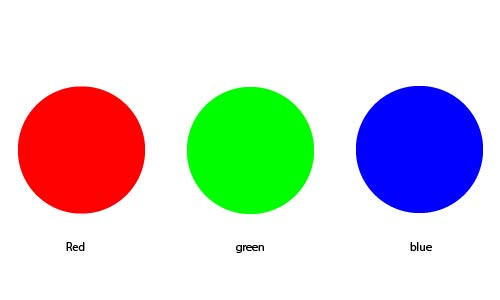
#> input picture Assets/pic.jpg, 500 x 300 px, found by its file name
$ python clrChannel.py
#> lines starting #> are read from the running program, lines starting #| are printed output that depends on the picture
import cv2 as cv
import numpy as np

img = cv.imread('images/pic.jpg')
#> img is the input picture: shape (300, 500, 3); mean B, G, R 210.9, 211.1, 211
cv.imshow("Original Image", img)

b,g,r = cv.split(img)  # Split the image into its blue, green, and red channels
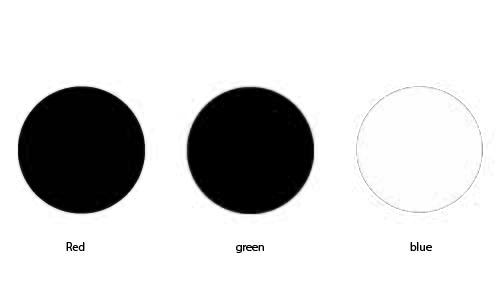
#> b: shape (300, 500); min 0, max 255, mean 210.9
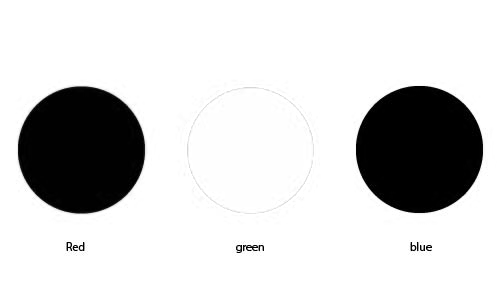
#> g: shape (300, 500); min 0, max 255, mean 211.1
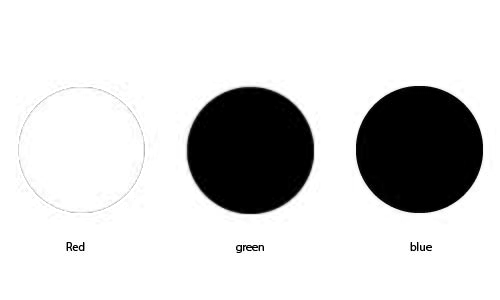
#> r: shape (300, 500); min 0, max 255, mean 211
cv.imshow("Blue Channel", b)  # Show the blue channel
cv.imshow("Green Channel", g)  # Show the green channel
cv.imshow("Red Channel", r)  # Show the red channel

merged = cv.merge([b,g,r])
cv.imshow("Merged Image", merged)  # Merge the channels back together and show the result

cv.waitKey(0)
